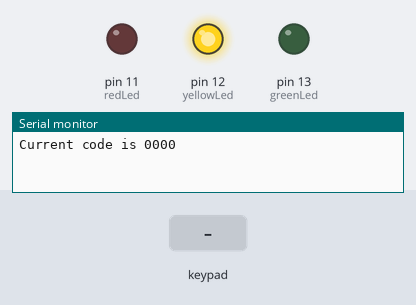
A sketch run on a simulated Arduino Uno, built with avr-gcc and run on an emulated ATmega328P. On the bench: output pins drawn as LEDs (lit = HIGH), the last lines printed to the serial monitor. Wiring (inferred from the names in the program): 4×4 keypad with keys 1 2 3 A 4 5 6 B 7 8 9 C * 0 # D (labels assumed): rows pin 6, pin 7, pin 8, pin 9; columns pin 2, pin 3, pin 4, pin 5. Inputs (shaded band) come from the test bench. Pins used as bus, display or sensor lines are not drawn.

Above: at 1.2 s.
1.3 s: key '1' pressed
3.5 s: keypad keys 1 3 9 7 A pressed 0.4 s apart
At 7.1 s:
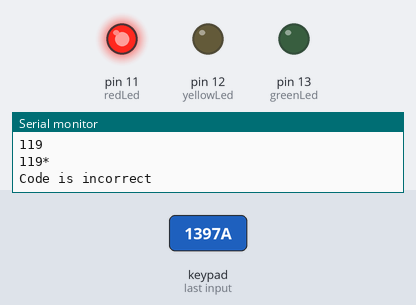
Timing chart, 0 to 12.7 s (numbered marks = the images above; inputs shaded):
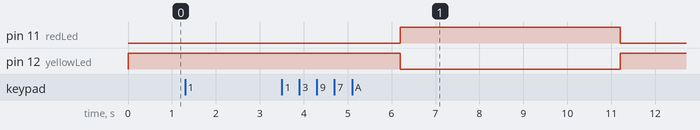

Measured:
- after the input at 3.5 s, pin 11 (redLed): LOW → HIGH after 2.7 s, → LOW 5.0 s later; pin 12 (yellowLed): HIGH → LOW after 2.7 s, → HIGH 5.0 s later

The sketch:

HexSlot.ino
```cpp
int row[]={6,7,8,9};
int col[]={2,3,4,5,6,7,8,9};
int i,j;
int col_scan;

String code = "";
String correctCode = "0000";

int greenLed = 13;
int yellowLed = 12;
int redLed = 11;

void setup()
{
  pinMode(greenLed, OUTPUT);
  pinMode(yellowLed, OUTPUT);
  pinMode(redLed, OUTPUT);

  digitalWrite(yellowLed, HIGH);

  Serial.begin(9600);

  Serial.println("Current code is " + correctCode);

  for(i=0;i<=3;i++)
  {
    pinMode(row[i],OUTPUT);
    pinMode(col[i],INPUT);
    digitalWrite(col[i],HIGH);
  }
}

void loop()
{
  String newCorrectCode = Serial.readString();

  if (newCorrectCode.length() == 5)
  {
    newCorrectCode.trim();
    correctCode = newCorrectCode;
    Serial.println("New code is " + correctCode);
  }

  for(i=0; i<=3; i++)
  {
    digitalWrite(row[0],HIGH);
    digitalWrite(row[1],HIGH);
    digitalWrite(row[2],HIGH);
    digitalWrite(row[3],HIGH);
    digitalWrite(row[i],LOW);

    for(j=0; j<=3; j++)
    {
      col_scan=digitalRead(col[j]);
      if(col_scan==LOW)
      {
        keypress(i,j);
        delay(300);
      }
    }
  }

  if (code.length() == 4)
  {
    if (code == correctCode)
    {
      Serial.println("Code is correct");
      digitalWrite(greenLed, HIGH);
      digitalWrite(yellowLed, LOW);
      digitalWrite(redLed, LOW);
    }
    else
    {
      Serial.println("Code is incorrect");
      digitalWrite(greenLed, LOW);
      digitalWrite(yellowLed, LOW);
      digitalWrite(redLed, HIGH);
    }

    delay(5000);
    code = "";
    digitalWrite(greenLed, LOW);
    digitalWrite(yellowLed, HIGH);
    digitalWrite(redLed, LOW);
  }
}

void keypress(int i, int j)
{
  if(i==0&&j==0)
  {
    code += "1";
  }
  if(i==1&&j==0)
  {
    code += "2";
  }
  if(i==2&&j==0)
  {
    code += "3";
  }
  if(i==3&&j==0)
  {
    code += "A";
  }
  if(i==0&&j==1)
  {
    code += "4";
  }
  if(i==1&&j==1)
  {
    code += "5";
  }
  if(i==2&&j==1)
  {
    code += "6";
  }
  if(i==3&&j==1)
  {
    code += "B";
  }
  if(i==0&&j==2)
  {
    code += "7";
  }
  if(i==1&&j==2)
  {
    code += "8";
  }
  if(i==2&&j==2)
  {
    code += "9";
  }
  if(i==3&&j==2)
  {
    code += "C";
  }
  if(i==0&&j==3)
  {
    code += "*";
  }
  if(i==1&&j==3)
  {
    code += "0";
  }
  if(i==2&&j==3)
  {
    code += "#";
  }
  if(i==3&&j==3)
  {
    code += "D";
  }

  Serial.println(code);
}
```
